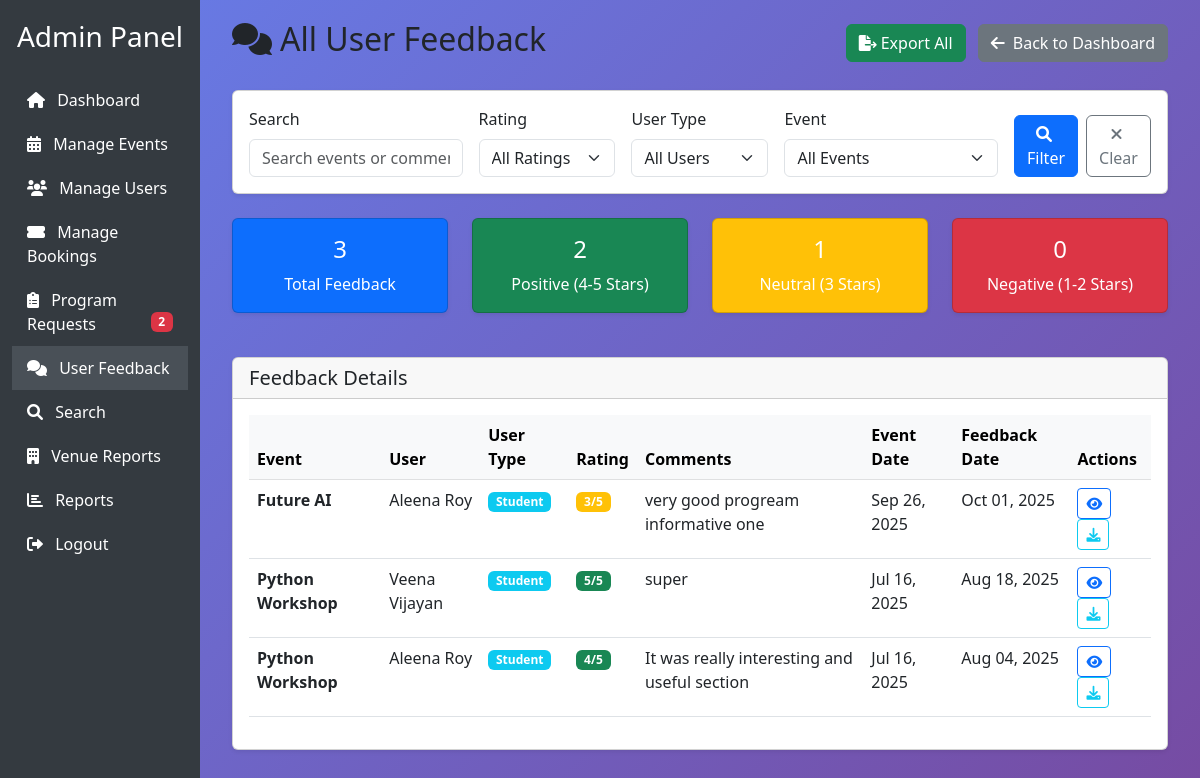
/view_all_feedback.php (signed in), run on the app's committed database.
### tables this page shows
CREATE TABLE `feedback` (
  `feedback_id` int(11) NOT NULL,
  `event_id` int(11) NOT NULL,
  `user_type` enum('student','teacher') NOT NULL,
  `user_id` int(11) NOT NULL,
  `comments` text DEFAULT NULL,
  `rating` int(11) DEFAULT NULL CHECK (`rating` >= 1 and `rating` <= 5),
  `feedback_date` datetime DEFAULT current_timestamp()
);

CREATE TABLE `events` (
  `event_id` int(11) NOT NULL,
  `title` varchar(100) NOT NULL,
  `description` text DEFAULT NULL,
  `event_date` date NOT NULL,
  `event_time` time NOT NULL,
  `venue` varchar(100) DEFAULT NULL,
  `created_by_user_type` enum('admin','teacher','student') NOT NULL,
  `created_by_user_id` int(11) NOT NULL,
  `duration` int(11) DEFAULT 60
);

### view_all_feedback.php (the view, shortened to what this page needs)
<?php
include __DIR__ . '/includes/admin_layout_start.php';
$conn = new mysqli('localhost', 'root', '', 'event_management');
$page = isset($_GET['page']) ? (int)$_GET['page'] : 1;
$per_page = 25;
$offset = ($page - 1) * $per_page;
$search = isset($_GET['search']) ? $_GET['search'] : '';
$where_conditions = [];
$params = [];
$param_types = '';
$where_clause = $where_conditions ? 'WHERE ' . implode(' AND ', $where_conditions) : '';
$count_query = "SELECT COUNT(*) as total FROM feedback f JOIN events e ON f.event_id = e.event_id $where_clause";
if ($params) {
    $stmt = $conn->prepare($count_query);
    $stmt->bind_param($param_types, ...$params);
    $stmt->execute();
    $total_feedback = $stmt->get_result()->fetch_assoc()['total'];
} else {
    $total_feedback = $conn->query($count_query)->fetch_assoc()['total'];
}
$feedback_query = "SELECT f.*, e.title as event_title, e.event_date, e.description as event_description,
                   CASE
                       WHEN f.user_type = 'student' THEN CONCAT(s.first_name, ' ', s.last_name)
                       WHEN f.user_type = 'teacher' THEN CONCAT(t.first_name, ' ', t.last_name)
                       WHEN f.user_type = 'admin' THEN CONCAT(a.first_name, ' ', a.last_name)
                       ELSE 'Unknown'
                   END as user_name,
                   CASE
                       WHEN f.user_type = 'student' THEN s.email
                       WHEN f.user_type = 'teacher' THEN t.email
                       WHEN f.user_type = 'admin' THEN a.email
                       ELSE 'Unknown'
                   END as user_email
                   FROM feedback f
                   JOIN events e ON f.event_id = e.event_id
                   LEFT JOIN students s ON f.user_id = s.student_id AND f.user_type = 'student'
                   LEFT JOIN teachers t ON f.user_id = t.teacher_id AND f.user_type = 'teacher'
                   LEFT JOIN admin a ON f.user_id = a.admin_id AND f.user_type = 'admin'
                   $where_clause
                   ORDER BY f.feedback_date DESC
                   LIMIT ? OFFSET ?";
$params[] = $per_page;
$params[] = $offset;
$param_types .= 'ii';
$stmt = $conn->prepare($feedback_query);
$stmt->bind_param($param_types, ...$params);
$stmt->execute();
$feedbacks = $stmt->get_result();
?>
<div class="container-fluid">
    <div class="d-flex justify-content-between align-items-center mb-4">
        <h2><i class="fas fa-comments me-2"></i>All User Feedback</h2>
        <div>
            <button class="btn btn-success me-2" onclick="exportAllFeedback()">
                <i class="fas fa-file-export me-1"></i>Export All
            </button>
            <a href="admin_dashboard.php" class="btn btn-secondary">
                <i class="fas fa-arrow-left me-2"></i>Back to Dashboard
            </a>
        </div>
    </div>
    <div class="card mb-4">
        <div class="card-body">
            <form method="GET" class="row g-3">
                <div class="col-md-3">
                    <label for="search" class="form-label">Search</label>
                    <input type="text" class="form-control" id="search" name="search"
                           value="<?php echo htmlspecialchars($search); ?>"
                           placeholder="Search events or comments...">
                </div>
                <div class="col-md-2">
                    <label for="rating" class="form-label">Rating</label>
                    <select class="form-select" id="rating" name="rating">
                        <option value="">All Ratings</option>
                    </select>
                </div>
                <div class="col-md-2">
                    <label for="user_type" class="form-label">User Type</label>
                    <select class="form-select" id="user_type" name="user_type">
                        <option value="">All Users</option>
                    </select>
                </div>
                <div class="col-md-3">
                    <label for="event" class="form-label">Event</label>
                    <select class="form-select" id="event" name="event">
                        <option value="">All Events</option>
                    </select>
                </div>
                <div class="col-md-2 d-flex align-items-end">
                    <button type="submit" class="btn btn-primary me-2">
                        <i class="fas fa-search me-1"></i>Filter
                    </button>
                    <a href="view_all_feedback.php" class="btn btn-outline-secondary">
                        <i class="fas fa-times me-1"></i>Clear
                    </a>
                </div>
            </form>
        </div>
    </div>
    <div class="row mb-4">
        <div class="col-md-3">
            <div class="card bg-primary text-white">
                <div class="card-body text-center">
                    <h4><?php echo $total_feedback; ?></h4>
                    <p class="mb-0">Total Feedback</p>
                </div>
            </div>
        </div>
        <div class="col-md-3">
            <div class="card bg-success text-white">
                <div class="card-body text-center">
                    <?php
                    $positive_feedback = $conn->query("SELECT COUNT(*) as count FROM feedback WHERE rating >= 4")->fetch_assoc()['count'];
                    ?>
                    <h4><?php echo $positive_feedback; ?></h4>
                    <p class="mb-0">Positive (4-5 Stars)</p>
                </div>
            </div>
        </div>
        <div class="col-md-3">
            <div class="card bg-warning text-white">
                <div class="card-body text-center">
                    <?php
                    $neutral_feedback = $conn->query("SELECT COUNT(*) as count FROM feedback WHERE rating = 3")->fetch_assoc()['count'];
                    ?>
                    <h4><?php echo $neutral_feedback; ?></h4>
                    <p class="mb-0">Neutral (3 Stars)</p>
                </div>
            </div>
        </div>
        <div class="col-md-3">
            <div class="card bg-danger text-white">
                <div class="card-body text-center">
                    <?php
                    $negative_feedback = $conn->query("SELECT COUNT(*) as count FROM feedback WHERE rating <= 2")->fetch_assoc()['count'];
                    ?>
                    <h4><?php echo $negative_feedback; ?></h4>
                    <p class="mb-0">Negative (1-2 Stars)</p>
                </div>
            </div>
        </div>
    </div>
    <div class="card">
        <div class="card-header">
            <h5 class="card-title mb-0">Feedback Details</h5>
        </div>
        <div class="card-body">
            <div class="table-responsive">
                <table class="table table-hover">
                    <thead class="table-light">
                        <tr>
                            <th>Event</th>
                            <th>User</th>
                            <th>User Type</th>
                            <th>Rating</th>
                            <th>Comments</th>
                            <th>Event Date</th>
                            <th>Feedback Date</th>
                            <th>Actions</th>
                        </tr>
                    </thead>
                    <tbody>
                        <?php if ($feedbacks && $feedbacks->num_rows > 0): ?>
                            <?php while ($feedback = $feedbacks->fetch_assoc()): ?>
                                <tr>
                                    <td>
                                        <strong><?php echo htmlspecialchars($feedback['event_title']); ?></strong>
                                    </td>
                                    <td><?php echo htmlspecialchars($feedback['user_name']); ?></td>
                                    <td>
                                        <span class="badge bg-info">
                                            <?php echo ucfirst(htmlspecialchars($feedback['user_type'])); ?>
                                        </span>
                                    </td>
                                    <td>
                                        <?php
                                        $rating_color = 'secondary';
                                        if ($feedback['rating'] >= 4) $rating_color = 'success';
                                        elseif ($feedback['rating'] >= 3) $rating_color = 'warning';
                                        elseif ($feedback['rating'] >= 1) $rating_color = 'danger';
                                        ?>
                                        <span class="badge bg-<?php echo $rating_color; ?>">
                                            <?php echo htmlspecialchars($feedback['rating']); ?>/5
                                        </span>
                                    </td>
                                    <td>
                                        <div class="feedback-comments">
                                            <?php
                                            $comments = htmlspecialchars($feedback['comments']);
                                            if (strlen($comments) > 100) {
                                                echo nl2br(substr($comments, 0, 100) . '...');
                                            } else {
                                                echo nl2br($comments);
                                            }
                                            ?>
                                        </div>
                                    </td>
                                    <td>
                                        <?php echo date('M d, Y', strtotime($feedback['event_date'])); ?>
                                    </td>
                                    <td>
                                        <?php echo date('M d, Y', strtotime($feedback['feedback_date'])); ?>
                                    </td>
                                    <td>
                                        <button class="btn btn-sm btn-outline-primary"
                                                onclick="viewFeedbackDetails(<?php echo $feedback['feedback_id']; ?>)"
                                                title="View Details">
                                            <i class="fas fa-eye"></i>
                                        </button>
                                        <button class="btn btn-sm btn-outline-info"
                                                onclick="exportSingleFeedback(<?php echo $feedback['feedback_id']; ?>)"
                                                title="Export">
                                            <i class="fas fa-download"></i>
                                        </button>
                                    </td>
                                </tr>
                            <?php endwhile; ?>
                        <?php endif; ?>
                    </tbody>
                </table>
            </div>
        </div>
    </div>
</div>
<?php
include __DIR__ . '/includes/admin_layout_end.php';
?>

### includes/admin_layout_start.php (style rules this page uses)
.card { margin-bottom: 20px; }
body { background: linear-gradient(135deg, #667eea 0%, #764ba2 100%); }

### view_all_feedback.php (style rules this page uses)
.feedback-comments { max-width: 300px; word-wrap: break-word; }
.card { box-shadow: 0 0.125rem 0.25rem rgba(0, 0, 0, 0.075); }
.table th { background-color: #f8f9fa; border-top: none; }

### data on the page
feedback: event.title "Future AI", user_name "Aleena Roy", user_type "Student", rating "3", comments "very good progream informative one", event.event_date "Sep 26, 2025", feedback_date "Oct 01, 2025"
feedback: event.title "Python Workshop", user_name "Veena Vijayan", user_type "Student", rating "5", comments "super", event.event_date "Jul 16, 2025", feedback_date "Aug 18, 2025"
feedback: event.title "Python Workshop", user_name "Aleena Roy", user_type "Student", rating "4", comments "It was really interesting and useful section", event.event_date "Jul 16, 2025", feedback_date "Aug 04, 2025"

### other printed values
$pendingCount "2"
$total_feedback "3"
$positive_feedback "2"
$neutral_feedback "1"
$negative_feedback "0"
